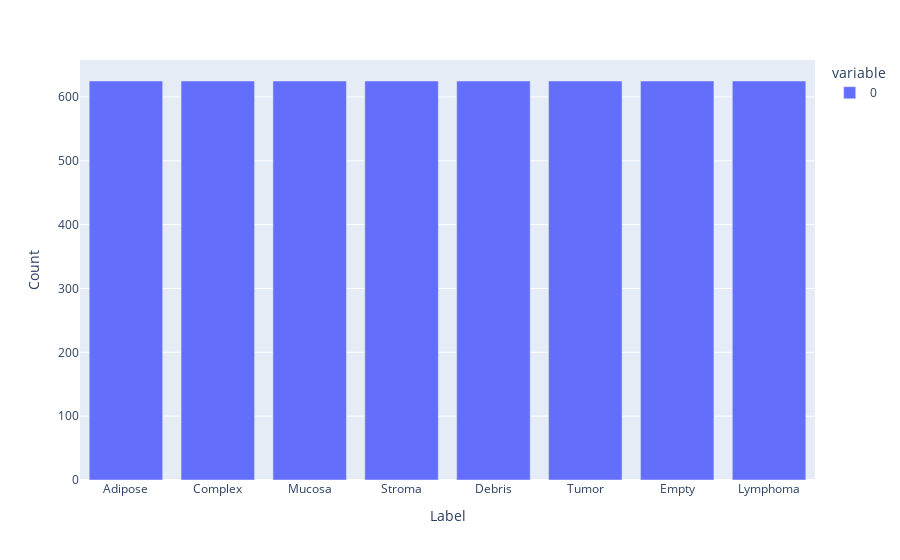

The notebook cell saved with this chart:
### Markdown cell above
## Describe the data

1. The data consists of 5000 Samples
2. The column 'label' in df indicates the class the sample belongs to. There are 8 classes in totol with an equal distribution of each class.

### Code cell
fig = px.bar(pd_class_counts, labels={'index':'Label', 'value':'Count'})
fig.show() # Shows that the data is evenly distrubted

### Figure 1 — Plotly figure (JSON) as saved in the notebook; plotly's stock layout.template omitted (floating-point values rounded to 4 significant figures)
{"data": [{"alignmentgroup": "True", "hovertemplate": "variable=0<br>Label=%{x}<br>Count=%{y}<extra></extra>", "legendgroup": "0", "marker": {"color": "#636efa"}, "name": "0", "offsetgroup": "0", "orientation": "v", "showlegend": true, "textposition": "auto", "type": "bar", "x": ["Adipose", "Complex", "Mucosa", "Stroma", "Debris", "Tumor", "Empty", "Lymphoma"], "xaxis": "x", "y": [625, 625, 625, 625, 625, 625, 625, 625], "yaxis": "y"}], "layout": {"barmode": "relative", "legend": {"title": {"text": "variable"}, "tracegroupgap": 0}, "margin": {"t": 60}, "xaxis": {"anchor": "y", "domain": [0, 1], "title": {"text": "Label"}}, "yaxis": {"anchor": "x", "domain": [0, 1], "title": {"text": "Count"}}}}
